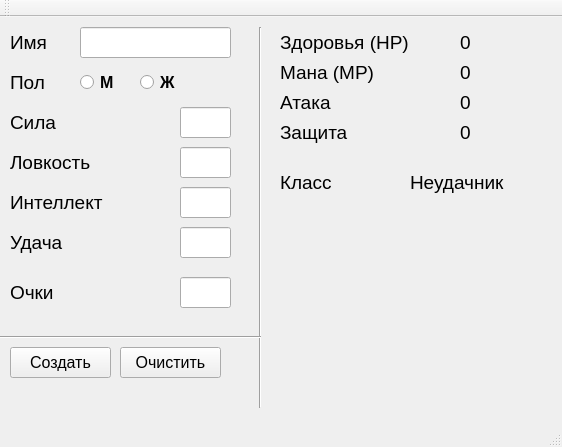
<?xml version="1.0" encoding="UTF-8"?>
<ui version="4.0">
 <class>MainWindow</class>
 <widget class="QMainWindow" name="MainWindow">
  <property name="geometry">
   <rect>
    <x>0</x>
    <y>0</y>
    <width>562</width>
    <height>447</height>
   </rect>
  </property>
  <property name="windowTitle">
   <string>MainWindow</string>
  </property>
  <widget class="QWidget" name="centralWidget">
   <widget class="QLabel" name="nameLabel">
    <property name="geometry">
     <rect>
      <x>10</x>
      <y>10</y>
      <width>61</width>
      <height>31</height>
     </rect>
    </property>
    <property name="font">
     <font>
      <pointsize>14</pointsize>
     </font>
    </property>
    <property name="text">
     <string>Имя</string>
    </property>
   </widget>
   <widget class="QLineEdit" name="nameValue">
    <property name="geometry">
     <rect>
      <x>80</x>
      <y>10</y>
      <width>151</width>
      <height>31</height>
     </rect>
    </property>
   </widget>
   <widget class="QLabel" name="genderLabel">
    <property name="geometry">
     <rect>
      <x>10</x>
      <y>50</y>
      <width>61</width>
      <height>31</height>
     </rect>
    </property>
    <property name="font">
     <font>
      <pointsize>14</pointsize>
     </font>
    </property>
    <property name="text">
     <string>Пол</string>
    </property>
   </widget>
   <widget class="QLineEdit" name="streightValue">
    <property name="geometry">
     <rect>
      <x>180</x>
      <y>90</y>
      <width>51</width>
      <height>31</height>
     </rect>
    </property>
   </widget>
   <widget class="QLabel" name="streightLabel">
    <property name="geometry">
     <rect>
      <x>10</x>
      <y>90</y>
      <width>151</width>
      <height>31</height>
     </rect>
    </property>
    <property name="font">
     <font>
      <pointsize>14</pointsize>
     </font>
    </property>
    <property name="text">
     <string>Сила</string>
    </property>
   </widget>
   <widget class="QLineEdit" name="dexterityValue">
    <property name="geometry">
     <rect>
      <x>180</x>
      <y>130</y>
      <width>51</width>
      <height>31</height>
     </rect>
    </property>
   </widget>
   <widget class="QLabel" name="hpLabel">
    <property name="geometry">
     <rect>
      <x>280</x>
      <y>10</y>
      <width>171</width>
      <height>31</height>
     </rect>
    </property>
    <property name="font">
     <font>
      <pointsize>14</pointsize>
     </font>
    </property>
    <property name="text">
     <string>Здоровья (HP)</string>
    </property>
   </widget>
   <widget class="QLineEdit" name="intelligenceValue">
    <property name="geometry">
     <rect>
      <x>180</x>
      <y>170</y>
      <width>51</width>
      <height>31</height>
     </rect>
    </property>
   </widget>
   <widget class="QLabel" name="intelligenceLabel">
    <property name="geometry">
     <rect>
      <x>10</x>
      <y>170</y>
      <width>151</width>
      <height>31</height>
     </rect>
    </property>
    <property name="font">
     <font>
      <pointsize>14</pointsize>
     </font>
    </property>
    <property name="text">
     <string>Интеллект</string>
    </property>
   </widget>
   <widget class="QLineEdit" name="luckValue">
    <property name="geometry">
     <rect>
      <x>180</x>
      <y>210</y>
      <width>51</width>
      <height>31</height>
     </rect>
    </property>
   </widget>
   <widget class="QLabel" name="luckLabel">
    <property name="geometry">
     <rect>
      <x>10</x>
      <y>210</y>
      <width>151</width>
      <height>31</height>
     </rect>
    </property>
    <property name="font">
     <font>
      <pointsize>14</pointsize>
     </font>
    </property>
    <property name="text">
     <string>Удача</string>
    </property>
   </widget>
   <widget class="QLineEdit" name="pointsValue">
    <property name="geometry">
     <rect>
      <x>180</x>
      <y>260</y>
      <width>51</width>
      <height>31</height>
     </rect>
    </property>
    <property name="readOnly">
     <bool>true</bool>
    </property>
   </widget>
   <widget class="QLabel" name="pointsLabel">
    <property name="geometry">
     <rect>
      <x>10</x>
      <y>260</y>
      <width>151</width>
      <height>31</height>
     </rect>
    </property>
    <property name="font">
     <font>
      <pointsize>14</pointsize>
     </font>
    </property>
    <property name="text">
     <string>Очки</string>
    </property>
   </widget>
   <widget class="Line" name="line">
    <property name="geometry">
     <rect>
      <x>250</x>
      <y>10</y>
      <width>20</width>
      <height>381</height>
     </rect>
    </property>
    <property name="orientation">
     <enum>Qt::Vertical</enum>
    </property>
   </widget>
   <widget class="QLabel" name="dexterityLabel">
    <property name="geometry">
     <rect>
      <x>10</x>
      <y>130</y>
      <width>151</width>
      <height>31</height>
     </rect>
    </property>
    <property name="font">
     <font>
      <pointsize>14</pointsize>
     </font>
    </property>
    <property name="text">
     <string>Ловкость</string>
    </property>
   </widget>
   <widget class="QLabel" name="mpLabel">
    <property name="geometry">
     <rect>
      <x>280</x>
      <y>40</y>
      <width>171</width>
      <height>31</height>
     </rect>
    </property>
    <property name="font">
     <font>
      <pointsize>14</pointsize>
     </font>
    </property>
    <property name="text">
     <string>Мана (MP)</string>
    </property>
   </widget>
   <widget class="QLabel" name="attackLabel">
    <property name="geometry">
     <rect>
      <x>280</x>
      <y>70</y>
      <width>171</width>
      <height>31</height>
     </rect>
    </property>
    <property name="font">
     <font>
      <pointsize>14</pointsize>
     </font>
    </property>
    <property name="text">
     <string>Атака</string>
    </property>
   </widget>
   <widget class="QLabel" name="defenseLabel">
    <property name="geometry">
     <rect>
      <x>280</x>
      <y>100</y>
      <width>171</width>
      <height>31</height>
     </rect>
    </property>
    <property name="font">
     <font>
      <pointsize>14</pointsize>
     </font>
    </property>
    <property name="text">
     <string>Защита</string>
    </property>
   </widget>
   <widget class="QLabel" name="classLabel">
    <property name="geometry">
     <rect>
      <x>280</x>
      <y>150</y>
      <width>121</width>
      <height>31</height>
     </rect>
    </property>
    <property name="font">
     <font>
      <pointsize>14</pointsize>
     </font>
    </property>
    <property name="text">
     <string>Класс</string>
    </property>
   </widget>
   <widget class="QLabel" name="hpValue">
    <property name="geometry">
     <rect>
      <x>460</x>
      <y>10</y>
      <width>81</width>
      <height>31</height>
     </rect>
    </property>
    <property name="font">
     <font>
      <pointsize>14</pointsize>
     </font>
    </property>
    <property name="text">
     <string>0</string>
    </property>
   </widget>
   <widget class="QLabel" name="mpValue">
    <property name="geometry">
     <rect>
      <x>460</x>
      <y>40</y>
      <width>81</width>
      <height>31</height>
     </rect>
    </property>
    <property name="font">
     <font>
      <pointsize>14</pointsize>
     </font>
    </property>
    <property name="text">
     <string>0</string>
    </property>
   </widget>
   <widget class="QLabel" name="attackValue">
    <property name="geometry">
     <rect>
      <x>460</x>
      <y>70</y>
      <width>81</width>
      <height>31</height>
     </rect>
    </property>
    <property name="font">
     <font>
      <pointsize>14</pointsize>
     </font>
    </property>
    <property name="text">
     <string>0</string>
    </property>
   </widget>
   <widget class="QLabel" name="defenseValue">
    <property name="geometry">
     <rect>
      <x>460</x>
      <y>100</y>
      <width>81</width>
      <height>31</height>
     </rect>
    </property>
    <property name="font">
     <font>
      <pointsize>14</pointsize>
     </font>
    </property>
    <property name="text">
     <string>0</string>
    </property>
   </widget>
   <widget class="QLabel" name="classValue">
    <property name="geometry">
     <rect>
      <x>410</x>
      <y>150</y>
      <width>141</width>
      <height>31</height>
     </rect>
    </property>
    <property name="font">
     <font>
      <pointsize>14</pointsize>
     </font>
    </property>
    <property name="text">
     <string>Неудачник</string>
    </property>
   </widget>
   <widget class="Line" name="line_2">
    <property name="geometry">
     <rect>
      <x>0</x>
      <y>310</y>
      <width>261</width>
      <height>21</height>
     </rect>
    </property>
    <property name="orientation">
     <enum>Qt::Horizontal</enum>
    </property>
   </widget>
   <widget class="QPushButton" name="createButton">
    <property name="geometry">
     <rect>
      <x>10</x>
      <y>330</y>
      <width>101</width>
      <height>31</height>
     </rect>
    </property>
    <property name="font">
     <font>
      <pointsize>12</pointsize>
     </font>
    </property>
    <property name="text">
     <string>Создать</string>
    </property>
   </widget>
   <widget class="QPushButton" name="clearButton">
    <property name="geometry">
     <rect>
      <x>120</x>
      <y>330</y>
      <width>101</width>
      <height>31</height>
     </rect>
    </property>
    <property name="font">
     <font>
      <pointsize>12</pointsize>
     </font>
    </property>
    <property name="text">
     <string>Очистить</string>
    </property>
   </widget>
   <widget class="QRadioButton" name="genderRadioButtonM">
    <property name="geometry">
     <rect>
      <x>80</x>
      <y>50</y>
      <width>51</width>
      <height>31</height>
     </rect>
    </property>
    <property name="font">
     <font>
      <pointsize>12</pointsize>
      <weight>75</weight>
      <bold>true</bold>
     </font>
    </property>
    <property name="text">
     <string>М</string>
    </property>
   </widget>
   <widget class="QRadioButton" name="genderRadioButtonW">
    <property name="geometry">
     <rect>
      <x>140</x>
      <y>50</y>
      <width>51</width>
      <height>31</height>
     </rect>
    </property>
    <property name="font">
     <font>
      <pointsize>12</pointsize>
      <weight>75</weight>
      <bold>true</bold>
     </font>
    </property>
    <property name="text">
     <string>Ж</string>
    </property>
   </widget>
  </widget>
  <widget class="QMenuBar" name="menuBar">
   <property name="geometry">
    <rect>
     <x>0</x>
     <y>0</y>
     <width>562</width>
     <height>21</height>
    </rect>
   </property>
  </widget>
  <widget class="QToolBar" name="mainToolBar">
   <attribute name="toolBarArea">
    <enum>TopToolBarArea</enum>
   </attribute>
   <attribute name="toolBarBreak">
    <bool>false</bool>
   </attribute>
  </widget>
  <widget class="QStatusBar" name="statusBar"/>
 </widget>
 <layoutdefault spacing="6" margin="11"/>
 <resources/>
 <connections/>
</ui>
